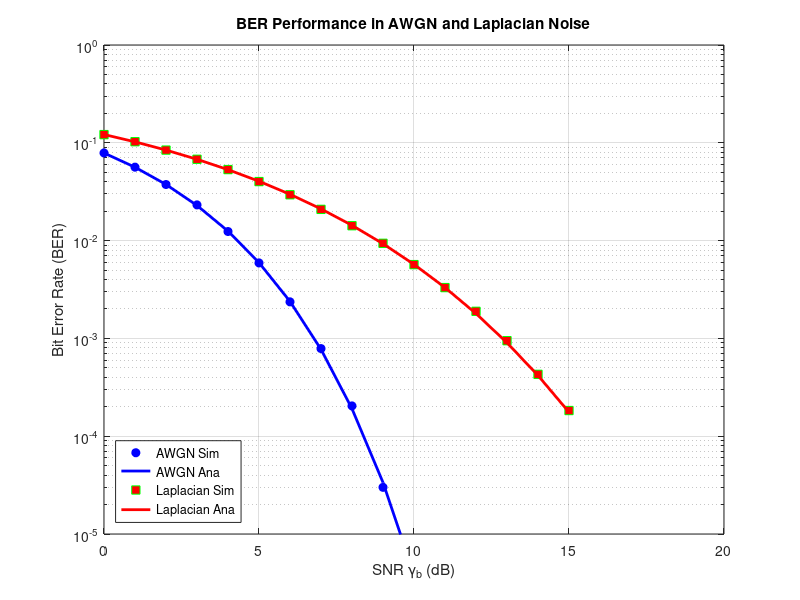
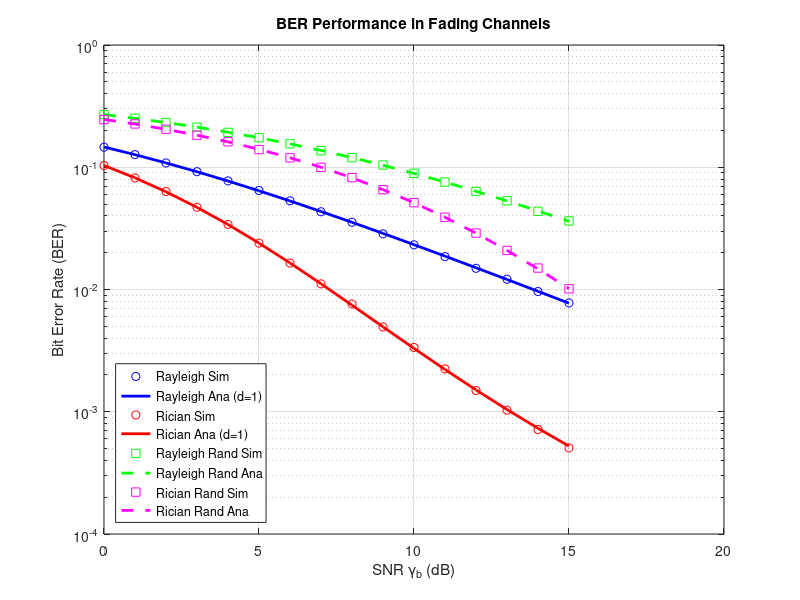
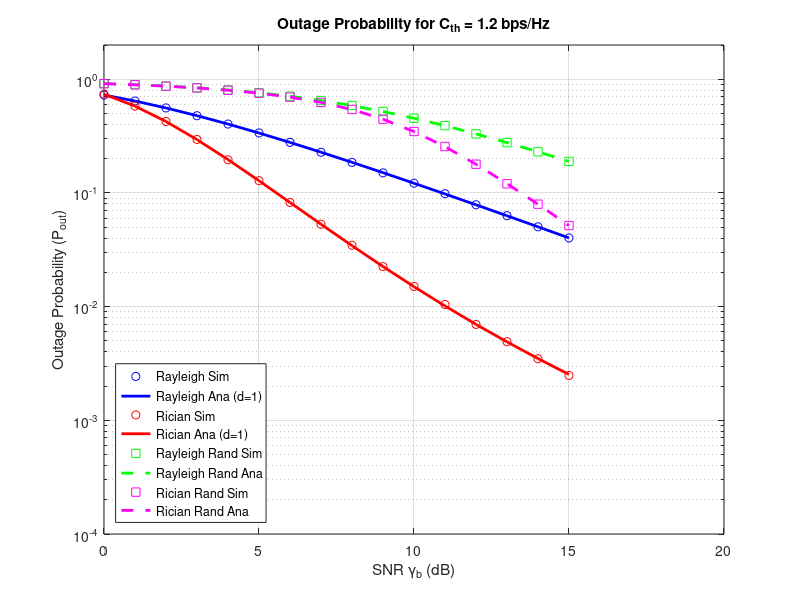

Recreate these plots in MATLAB, in order.
function zID_LastName_DTB_2025_Corrected
    clc; clear; close all;

    % ---------------------------
    % Simulation Parameters
    % ---------------------------
    N = 1e6;                     % Number of Monte Carlo samples
    gamma_dB = 0:1:15;           % SNR range in dB
    gammaLin = 10.^(gamma_dB/10); % Linear SNR values
    C = 1.2;                     % Rate threshold in bps/Hz
    R = 3;                       % Radius for random deployment (m)
    alpha = 2.2;                 % Path-loss exponent
    K = 5;                       % Rician K-factor
    N0 = 1;                      % Noise variance (assumed)
    
    % Threshold for outage calculation
    outage_thresh = 2^C - 1;

    % Arrays to store simulation results
    berAWGN_sim = zeros(size(gammaLin));
    berLap_sim = zeros(size(gammaLin));
    berRayleigh_sim = zeros(size(gammaLin));
    berRician_sim = zeros(size(gammaLin));
    berRayRand_sim = zeros(size(gammaLin));
    berRicRand_sim = zeros(size(gammaLin));

    poutRayleigh_sim = zeros(size(gammaLin));
    poutRician_sim   = zeros(size(gammaLin));
    poutRayRand_sim  = zeros(size(gammaLin));
    poutRicRand_sim  = zeros(size(gammaLin));

    % ---------------------------
    % Start of Main Simulation Loop
    % ---------------------------
    fprintf('Starting Monte Carlo Simulations...\n');
    for iSNR = 1:length(gammaLin)
        g_lin = gammaLin(iSNR);
        fprintf('Simulating SNR = %.1f dB\n', gamma_dB(iSNR));

        % Generate Transmitted Bits
        bits = randi([0 1], N, 1);
        bpskSymbols = 2*bits - 1;  % BPSK: 0->-1, 1->+1

        % --- Channel Models (d=1m or fixed) ---
        
        % 1) AWGN
        noiseAWGN = sqrt(N0/2)*(randn(N,1) + 1j*randn(N,1));
        rxAWGN = sqrt(g_lin)*bpskSymbols + noiseAWGN;
        decAWGN = real(rxAWGN) > 0;
        berAWGN_sim(iSNR) = sum(decAWGN ~= bits)/N;

        % 2) Laplacian Noise
        u = rand(N,1) - 0.5;
        b = sqrt(N0/2); % Scale parameter for Laplacian PDF in doc
        lapNoise = -b * sign(u) .* log(1 - 2*abs(u));
        rxLap = sqrt(g_lin)*bpskSymbols + lapNoise;
        decLap = rxLap > 0;
        berLap_sim(iSNR) = sum(decLap ~= bits)/N;

        % 3) Rayleigh + AWGN
        hRay = (randn(N,1) + 1j*randn(N,1))/sqrt(2);
        rxRay = sqrt(g_lin)*hRay.*bpskSymbols + noiseAWGN;
        rxRayEq = rxRay ./ hRay; 
        decRay = real(rxRayEq) > 0; 
        berRayleigh_sim(iSNR) = sum(decRay ~= bits)/N;
        hRayMagSq = abs(hRay).^2;
        poutRayleigh_sim(iSNR) = mean(g_lin*hRayMagSq < outage_thresh);

        % 4) Rician + AWGN
        hd = exp(1j*2*pi*rand(N,1)); % LoS component with random phase
        hs = (randn(N,1) + 1j*randn(N,1))/sqrt(2); % Scattered component
        hRic = sqrt(K/(K+1))*hd + sqrt(1/(K+1))*hs;
        rxRic = sqrt(g_lin)*hRic.*bpskSymbols + noiseAWGN;
        rxRicEq = rxRic ./ hRic;
        decRic = real(rxRicEq) > 0;
        berRician_sim(iSNR) = sum(decRic ~= bits)/N;
        hRicMagSq = abs(hRic).^2;
        poutRician_sim(iSNR) = mean(g_lin*hRicMagSq < outage_thresh);

        % --- Channel Models (Random Deployment) ---
        dRand = R*sqrt(rand(N,1)); % Random distance d in [0, R]
        path_loss = dRand.^alpha;
        
        % 5) Randomly deployed users - Rayleigh
        hRay2 = (randn(N,1) + 1j*randn(N,1))/sqrt(2);
        effective_snr_ray = g_lin * abs(hRay2).^2 ./ path_loss;
        % For BER, we need channel estimate for equalization
        h_eff_ray = hRay2 ./ (dRand.^(alpha/2));
        rxRayRand = sqrt(g_lin)*h_eff_ray.*bpskSymbols + noiseAWGN;
        rxRayRandEq = rxRayRand ./ h_eff_ray;
        decRayRand  = real(rxRayRandEq) > 0;
        berRayRand_sim(iSNR) = sum(decRayRand ~= bits)/N;
        poutRayRand_sim(iSNR) = mean(effective_snr_ray < outage_thresh);

        % 6) Randomly deployed users - Rician
        hRic2 = sqrt(K/(K+1))*hd + sqrt(1/(K+1))*hs;
        effective_snr_ric = g_lin * abs(hRic2).^2 ./ path_loss;
        h_eff_ric = hRic2 ./ (dRand.^(alpha/2));
        rxRicRand = sqrt(g_lin)*h_eff_ric.*bpskSymbols + noiseAWGN;
        rxRicRandEq = rxRicRand ./ h_eff_ric;
        decRicRand = real(rxRicRandEq) > 0;
        berRicRand_sim(iSNR) = sum(decRicRand ~= bits)/N;
        poutRicRand_sim(iSNR) = mean(effective_snr_ric < outage_thresh);
    end
    fprintf('Simulations finished.\n');

    % ---------------------------
    % ---------------------------
    % Analytical Calculations (Corrected and Stabilized)
    % ---------------------------
    fprintf('Calculating analytical results...\n');
    outage_thresh = 2^C - 1;
    
    % --- Fixed Distance (d=1) ---
    berAWGN_ana = 0.5*erfc(sqrt(gammaLin));
    berLap_ana  = 0.5*exp(-sqrt(2*gammaLin));
    berRayleigh_ana = 0.5*(1 - sqrt(gammaLin./(1+gammaLin)));
    poutRayleigh_ana = 1 - exp(-outage_thresh./gammaLin);
    
    % --- Rician Analytical Calculations (Manual and Stable Implementation) ---
    berRician_ana = zeros(size(gammaLin));
    poutRician_ana = zeros(size(gammaLin));
    
    fprintf('Calculating Rician analytical results (manual integration)...\n');
    for i = 1:length(gammaLin)
        g_lin = gammaLin(i);
        
        % BER for Rician (d=1) using Eq. (13) and (5)
        integrand_ber = @(x) 0.5*erfc(sqrt(x)) .* rician_pdf(x, g_lin, K);
        berRician_ana(i) = integral(integrand_ber, 0, inf);
        
        % Outage for Rician (d=1) using Eq. (17) and STABLE manual Marcum Q-function
        a_marcum = sqrt(2*K);
        b_marcum = sqrt(2*(K+1)*outage_thresh / g_lin);
        poutRician_ana(i) = 1 - MarcumQ1_stable(a_marcum, b_marcum);
    end
    
    % --- Random Deployment (Averaging over distance) ---
    pdf_d = @(d) 2*d/R^2; % PDF of distance d
    
    berRayRand_ana = zeros(size(gammaLin));
    poutRayRand_ana = zeros(size(gammaLin));
    berRicRand_ana = zeros(size(gammaLin));
    poutRicRand_ana = zeros(size(gammaLin));
    
    fprintf('Calculating Random Deployment analytical results...\n');
    for i = 1:length(gammaLin)
        g_lin = gammaLin(i);
        
        % Rayleigh Random Deployment
        ber_integrand_ray = @(d) 0.5*(1 - sqrt((g_lin./d.^alpha)./(1 + g_lin./d.^alpha))) .* pdf_d(d);
        pout_integrand_ray = @(d) (1 - exp(-outage_thresh ./ (g_lin./d.^alpha))) .* pdf_d(d);
        berRayRand_ana(i) = integral(ber_integrand_ray, 0, R);
        poutRayRand_ana(i) = integral(pout_integrand_ray, 0, R);
        
        % Rician Random Deployment (integrating the manual fixed-distance formulas)
        % IMPORTANT: Use 'ArrayValued',true to prevent vectorization error in nested integral
        pout_integrand_ric = @(d) (1 - MarcumQ1_stable(sqrt(2*K), sqrt(2*(K+1)*outage_thresh ./ (g_lin./d.^alpha)))) .* pdf_d(d);
        poutRicRand_ana(i) = integral(pout_integrand_ric, 0, R, 'ArrayValued', true);
        
        ber_integrand_ric = @(d) integral(@(x) 0.5*erfc(sqrt(x)).*rician_pdf(x, g_lin./d.^alpha, K), 0, 50*(1+g_lin./d.^alpha)) .* pdf_d(d);
        berRicRand_ana(i) = integral(ber_integrand_ric, 0, R, 'ArrayValued', true);
    end
    fprintf('Analytical calculations finished.\n');
    % ---------------------------
    % Plotting
    % ---------------------------
    
    % Plot 1: BER for Noise-only channels
    figure; 
    semilogy(gamma_dB, berAWGN_sim, 'bo', 'MarkerFaceColor', 'b'); hold on;
    semilogy(gamma_dB, berAWGN_ana, 'b-', 'LineWidth', 2);
    semilogy(gamma_dB, berLap_sim, 'gs', 'MarkerFaceColor', 'r');
    semilogy(gamma_dB, berLap_ana, 'r-', 'LineWidth', 2);
    grid on; xlabel('SNR \gamma_b (dB)'); ylabel('Bit Error Rate (BER)');
    title('BER Performance in AWGN and Laplacian Noise');
    legend('AWGN Sim','AWGN Ana','Laplacian Sim','Laplacian Ana','Location','southwest');
    ylim([1e-5 1]);

    % Plot 2: BER for Fading channels
    figure;
    semilogy(gamma_dB, berRayleigh_sim, 'bo'); hold on;
    semilogy(gamma_dB, berRayleigh_ana, 'b-', 'LineWidth', 2);
    semilogy(gamma_dB, berRician_sim, 'ro');
    semilogy(gamma_dB, berRician_ana, 'r-', 'LineWidth', 2);
    semilogy(gamma_dB, berRayRand_sim, 'gs');
    semilogy(gamma_dB, berRayRand_ana, 'g--', 'LineWidth', 2);
    semilogy(gamma_dB, berRicRand_sim, 'ms');
    semilogy(gamma_dB, berRicRand_ana, 'm--', 'LineWidth', 2);
    grid on; xlabel('SNR \gamma_b (dB)'); ylabel('Bit Error Rate (BER)');
    title('BER Performance in Fading Channels');
    legend({'Rayleigh Sim','Rayleigh Ana (d=1)', 'Rician Sim','Rician Ana (d=1)', ...
            'Rayleigh Rand Sim','Rayleigh Rand Ana', 'Rician Rand Sim', 'Rician Rand Ana'}, ...
            'Location','southwest');
    ylim([1e-4 1]);

    % Plot 3: Outage Probability for Fading channels
    figure;
    semilogy(gamma_dB, poutRayleigh_sim, 'bo'); hold on;
    semilogy(gamma_dB, poutRayleigh_ana, 'b-', 'LineWidth', 2);
    semilogy(gamma_dB, poutRician_sim, 'ro');
    semilogy(gamma_dB, poutRician_ana, 'r-', 'LineWidth', 2);
    semilogy(gamma_dB, poutRayRand_sim, 'gs');
    semilogy(gamma_dB, poutRayRand_ana, 'g--', 'LineWidth', 2);
    semilogy(gamma_dB, poutRicRand_sim, 'ms');
    semilogy(gamma_dB, poutRicRand_ana, 'm--', 'LineWidth', 2);
    grid on; xlabel('SNR \gamma_b (dB)'); ylabel('Outage Probability (P_{out})');
    title(['Outage Probability for C_{th} = ' num2str(C) ' bps/Hz']);
    legend({'Rayleigh Sim','Rayleigh Ana (d=1)', 'Rician Sim','Rician Ana (d=1)', ...
            'Rayleigh Rand Sim','Rayleigh Rand Ana', 'Rician Rand Sim', 'Rician Rand Ana'}, ...
            'Location','southwest');
    ylim([1e-4 2]);
end


% Helper Functions
% ---------------------------

% Rician PDF (from Eq. 5) - No changes needed, but included for completeness
function pdf = rician_pdf(x, gamma_b, K)
    if gamma_b == 0
        pdf = zeros(size(x));
        return;
    end
    term1 = (K+1)./gamma_b;
    term2 = exp(-K - (K+1).*x./gamma_b);
    term3 = besseli(0, 2*sqrt(K*(K+1).*x./gamma_b));
    pdf = term1 .* term2 .* term3;
    pdf(isnan(pdf) | isinf(pdf)) = 0;
end

% STABLE manual implementation of Marcum Q-function (First Order)
function q = MarcumQ1_stable(a, b)
    % This version is numerically stable by using the scaled Bessel function
    % to avoid Inf*0 issues.
    % Q1(a,b) = integral from b to inf of t*exp(-(t^2+a^2)/2)*I0(a*t) dt
    if b == inf
        q = 0;
        return;
    end
    % Stable integrand: t * besseli(0, a*t, 1) * exp(-(t-a)^2 / 2)
    integrand = @(t) t .* besseli(0, a.*t, 1) .* exp(-(t-a).^2 / 2);
    q = integral(integrand, b, inf);
end